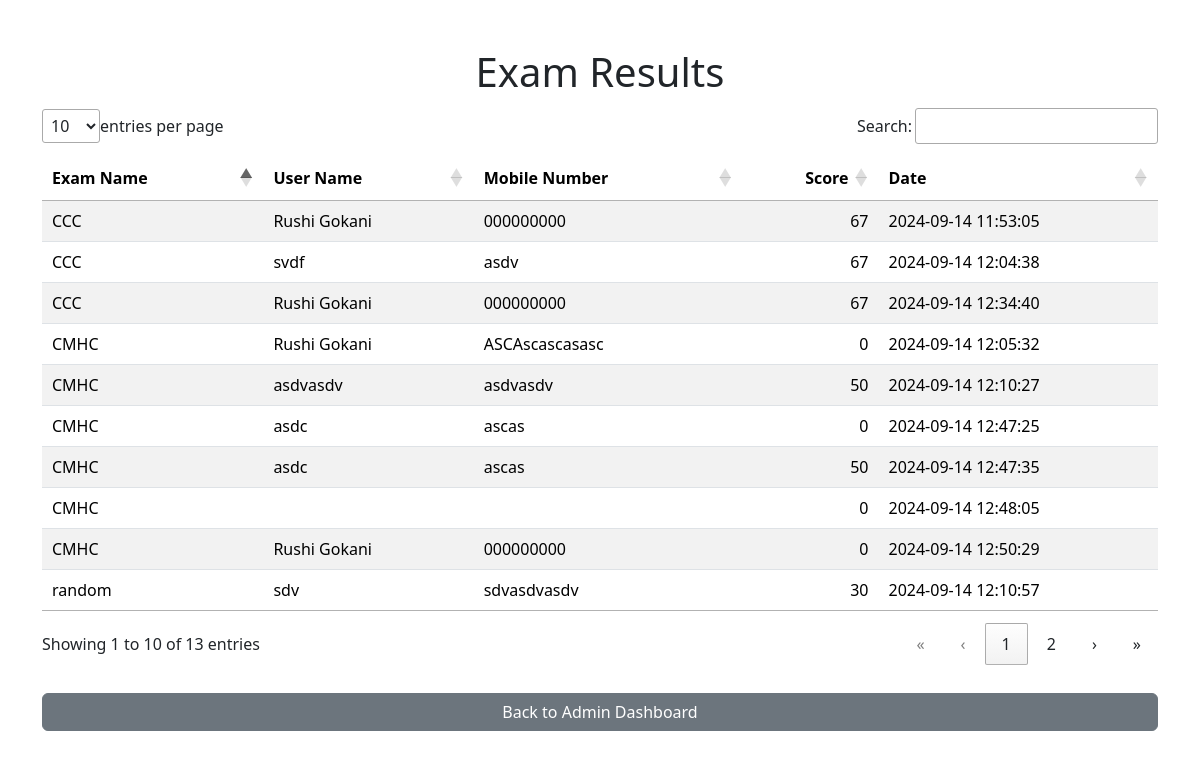
The app's page /admin/Result.php (signed in) with its own data.
### tables this page shows
CREATE TABLE `exam_sessions` (
  `id` int(11) NOT NULL,
  `exam_id` int(11) NOT NULL,
  `user_name` varchar(255) NOT NULL,
  `user_mobile` varchar(20) NOT NULL,
  `total_marks` int(11) DEFAULT NULL,
  `score` int(11) NOT NULL,
  `date` timestamp NOT NULL DEFAULT current_timestamp()
);

CREATE TABLE `exams` (
  `id` int(11) NOT NULL,
  `exam_name` varchar(255) NOT NULL
);

### admin/Result.php (the view, shortened to what this page needs)
<?php
include 'db.php';
$query = "SELECT er.id, e.exam_name, er.user_name, er.user_mobile, er.score, er.date
          FROM exam_sessions er
          JOIN exams e ON er.exam_id = e.id";
$result = mysqli_query($conn, $query);
?>
<!DOCTYPE html>
<html lang="en">
<head>
    <link href="css/bootstrap.min.css" rel="stylesheet">
    <link href="css/datatables.min.css" rel="stylesheet">
</head>
<body class="container mt-5">
    <h1 class="text-center">Exam Results</h1>
    <table id="resultsTable" class="table table-striped">
        <thead>
            <tr>
                <th>Exam Name</th>
                <th>User Name</th>
                <th>Mobile Number</th>
                <th>Score</th>
                <th>Date</th>
            </tr>
        </thead>
        <tbody>
            <?php while ($row = mysqli_fetch_assoc($result)) { ?>
                <tr>
                    <td><?php echo htmlspecialchars($row['exam_name']); ?></td>
                    <td><?php echo htmlspecialchars($row['user_name']); ?></td>
                    <td><?php echo htmlspecialchars($row['user_mobile']); ?></td>
                    <td><?php echo htmlspecialchars($row['score']); ?></td>
                    <td><?php echo htmlspecialchars($row['date']); ?></td>
                </tr>
            <?php } ?>
        </tbody>
    </table>
    <a href="admin_dashboard.php" class="btn btn-secondary mt-3 w-100">Back to Admin Dashboard</a>
</body>
</html>

### records on screen
exam_sessions: exam.exam_name "CCC", user_name "Rushi Gokani", user_mobile "000000000", score "67", date "2024-09-14 11:53:05"
exam_sessions: exam.exam_name "CCC", user_name "svdf", user_mobile "asdv", score "67", date "2024-09-14 12:04:38"
exam_sessions: exam.exam_name "CMHC", user_name "Rushi Gokani", user_mobile "ASCAscascasasc", score "0", date "2024-09-14 12:05:32"
exam_sessions: exam.exam_name "CMHC", user_name "asdvasdv", user_mobile "asdvasdv", score "50", date "2024-09-14 12:10:27"
exam_sessions: exam.exam_name "random", user_name "sdv", user_mobile "sdvasdvasdv", score "30", date "2024-09-14 12:10:57"
exam_sessions: exam.exam_name "CCC", user_name "Rushi Gokani", user_mobile "000000000", score "67", date "2024-09-14 12:34:40"
exam_sessions: exam.exam_name "CMHC", user_name "asdc", user_mobile "ascas", score "0", date "2024-09-14 12:47:25"
exam_sessions: exam.exam_name "CMHC", user_name "asdc", user_mobile "ascas", score "50", date "2024-09-14 12:47:35"
exam_sessions: exam.exam_name "CMHC", score "0", date "2024-09-14 12:48:05"
exam_sessions: exam.exam_name "CMHC", user_name "Rushi Gokani", user_mobile "000000000", score "0", date "2024-09-14 12:50:29"
